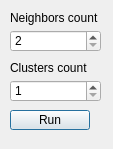
<?xml version="1.0" encoding="UTF-8"?>
<ui version="4.0">
 <class>MSTRunner</class>
 <widget class="QDialog" name="MSTRunner">
  <property name="geometry">
   <rect>
    <x>0</x>
    <y>0</y>
    <width>113</width>
    <height>149</height>
   </rect>
  </property>
  <property name="windowTitle">
   <string>Widget</string>
  </property>
  <widget class="QSpinBox" name="NspinBox">
   <property name="geometry">
    <rect>
     <x>10</x>
     <y>30</y>
     <width>91</width>
     <height>22</height>
    </rect>
   </property>
   <property name="minimum">
    <number>2</number>
   </property>
   <property name="maximum">
    <number>100</number>
   </property>
  </widget>
  <widget class="QSpinBox" name="CspinBox">
   <property name="geometry">
    <rect>
     <x>10</x>
     <y>80</y>
     <width>91</width>
     <height>22</height>
    </rect>
   </property>
   <property name="minimum">
    <number>1</number>
   </property>
   <property name="maximum">
    <number>1000</number>
   </property>
  </widget>
  <widget class="QLabel" name="label">
   <property name="geometry">
    <rect>
     <x>10</x>
     <y>10</y>
     <width>91</width>
     <height>16</height>
    </rect>
   </property>
   <property name="text">
    <string>Neighbors count</string>
   </property>
  </widget>
  <widget class="QLabel" name="label_2">
   <property name="geometry">
    <rect>
     <x>10</x>
     <y>60</y>
     <width>91</width>
     <height>16</height>
    </rect>
   </property>
   <property name="text">
    <string>Clusters count</string>
   </property>
  </widget>
  <widget class="QPushButton" name="pushButton">
   <property name="geometry">
    <rect>
     <x>10</x>
     <y>110</y>
     <width>80</width>
     <height>20</height>
    </rect>
   </property>
   <property name="text">
    <string>Run</string>
   </property>
  </widget>
 </widget>
 <resources/>
 <connections/>
</ui>
